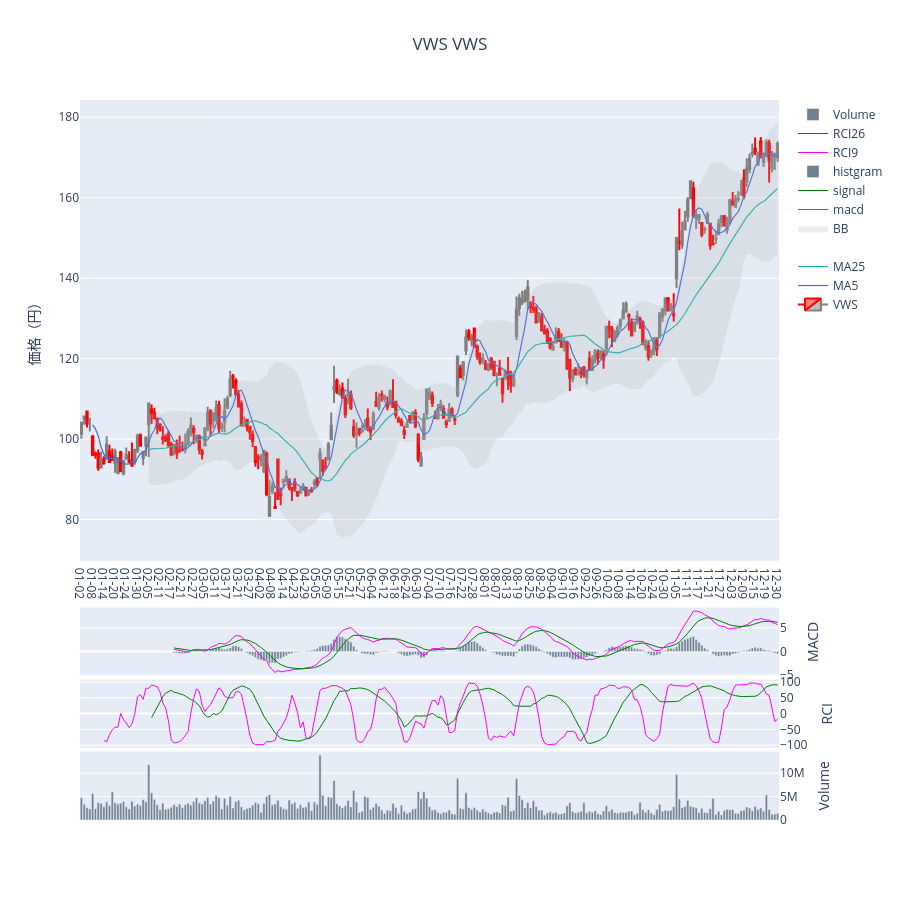

The code cell stored with this chart in its notebook:
### Code cell
fig = show_chart(
    stocks[0]["code"],
    stocks[0]["name"],
    stocks[0]["market"],
    "2025-01-01",
    "2025-12-31",
)
fig.show()

### Figure 1 — Plotly figure (JSON) as saved in the notebook; plotly's stock layout.template omitted (floating-point values rounded to 4 significant figures; data arrays with more than 128 entries replaced by an {"elided": "..."} marker saying what was removed)
{"data": [{"close": {"elided": "249 float values"}, "decreasing": {"line": {"color": "gray"}}, "high": {"elided": "249 float values"}, "increasing": {"line": {"color": "red"}}, "low": {"elided": "249 float values"}, "name": "VWS", "open": {"elided": "249 float values"}, "type": "candlestick", "x": {"elided": "249 str values"}, "yaxis": "y"}, {"line": {"color": "royalblue", "width": 1.2}, "name": "MA5", "type": "scatter", "x": {"elided": "249 str values"}, "y": {"elided": "249 float values"}, "yaxis": "y"}, {"line": {"color": "lightseagreen", "width": 1.2}, "name": "MA25", "type": "scatter", "x": {"elided": "249 str values"}, "y": {"elided": "249 float values"}, "yaxis": "y"}, {"line": {"color": "lavender", "width": 0}, "name": "", "type": "scatter", "x": {"elided": "249 str values"}, "y": {"elided": "249 float values"}, "yaxis": "y"}, {"fill": "tonexty", "fillcolor": "rgba(170,170,170,.2)", "line": {"color": "lavender", "width": 0}, "name": "BB", "type": "scatter", "x": {"elided": "249 str values"}, "y": {"elided": "249 float values"}, "yaxis": "y"}, {"line": {"color": "magenta", "width": 1}, "name": "macd", "type": "scatter", "x": {"elided": "249 str values"}, "y": {"elided": "249 float values"}, "yaxis": "y3"}, {"line": {"color": "green", "width": 1}, "name": "signal", "type": "scatter", "x": {"elided": "249 str values"}, "y": {"elided": "249 float values"}, "yaxis": "y3"}, {"marker": {"color": "slategray"}, "name": "histgram", "type": "bar", "x": {"elided": "249 str values"}, "y": {"elided": "249 float values"}, "yaxis": "y3"}, {"line": {"color": "magenta", "width": 1}, "name": "RCI9", "type": "scatter", "x": {"elided": "249 str values"}, "y": {"elided": "249 float values"}, "yaxis": "y4"}, {"line": {"color": "green", "width": 1}, "name": "RCI26", "type": "scatter", "x": {"elided": "249 str values"}, "y": {"elided": "249 float values"}, "yaxis": "y4"}, {"marker": {"color": "slategray"}, "name": "Volume", "type": "bar", "x": {"elided": "249 str values"}, "y": {"elided": "249 int values"}, "yaxis": "y5"}], "layout": {"height": 900, "plot_bgcolor": "light blue", "title": {"text": "VWS VWS", "x": 0.5}, "xaxis": {"rangeslider": {"visible": false}, "ticktext": ["01-02", "01-08", "01-14", "01-20", "01-24", "01-30", "02-05", "02-11", "02-17", "02-21", "02-27", "03-05", "03-11", "03-17", "03-21", "03-27", "04-02", "04-08", "04-14", "04-23", "04-29", "05-05", "05-09", "05-15", "05-21", "05-27", "06-04", "06-12", "06-18", "06-24", "06-30", "07-04", "07-10", "07-16", "07-22", "07-28", "08-01", "08-07", "08-13", "08-19", "08-25", "08-29", "09-04", "09-10", "09-16", "09-22", "09-26", "10-02", "10-08", "10-14", "10-20", "10-24", "10-30", "11-05", "11-11", "11-17", "11-21", "11-27", "12-03", "12-09", "12-15", "12-19", "12-30"], "tickvals": ["2025-01-02", "2025-01-08", "2025-01-14", "2025-01-20", "2025-01-24", "2025-01-30", "2025-02-05", "2025-02-11", "2025-02-17", "2025-02-21", "2025-02-27", "2025-03-05", "2025-03-11", "2025-03-17", "2025-03-21", "2025-03-27", "2025-04-02", "2025-04-08", "2025-04-14", "2025-04-23", "2025-04-29", "2025-05-05", "2025-05-09", "2025-05-15", "2025-05-21", "2025-05-27", "2025-06-04", "2025-06-12", "2025-06-18", "2025-06-24", "2025-06-30", "2025-07-04", "2025-07-10", "2025-07-16", "2025-07-22", "2025-07-28", "2025-08-01", "2025-08-07", "2025-08-13", "2025-08-19", "2025-08-25", "2025-08-29", "2025-09-04", "2025-09-10", "2025-09-16", "2025-09-22", "2025-09-26", "2025-10-02", "2025-10-08", "2025-10-14", "2025-10-20", "2025-10-24", "2025-10-30", "2025-11-05", "2025-11-11", "2025-11-17", "2025-11-21", "2025-11-27", "2025-12-03", "2025-12-09", "2025-12-15", "2025-12-19", "2025-12-30"], "type": "category"}, "yaxis": {"domain": [0.36, 1], "side": "left", "tickformat": ",", "title": {"text": "価格（円）"}}, "yaxis2": {"domain": [0.3, 0.36]}, "yaxis3": {"domain": [0.2, 0.295], "side": "right", "title": {"text": "MACD"}}, "yaxis4": {"domain": [0.1, 0.195], "side": "right", "title": {"text": "RCI"}}, "yaxis5": {"domain": [0, 0.095], "side": "right", "title": {"text": "Volume"}}}}
